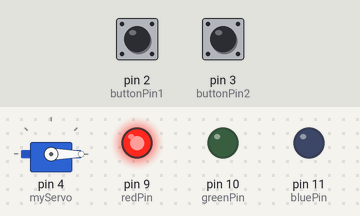
This sketch was run on a simulated Arduino Uno, built with avr-gcc and run on an emulated ATmega328P. Parts: servo, output pins drawn as LEDs (lit = HIGH). Inputs (shaded band) come from the test bench; at power-on: pin 3 (buttonPin2) LOW, pin 2 (buttonPin1) LOW.

Above: at 1.2 s.
1.3 s: pin 3 (buttonPin2) pulled HIGH for 0.15 s
At 3.5 s:
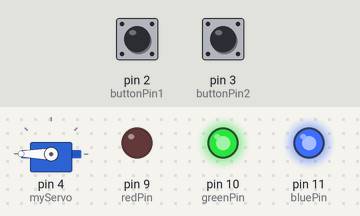
3.8 s: pin 2 (buttonPin1) pulled HIGH for 0.15 s
At 4.1 s:
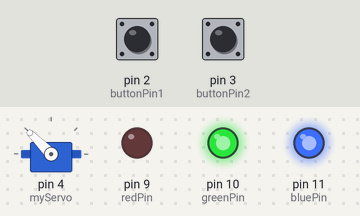
6.3 s: pin 2 (buttonPin1) pulled HIGH for 1 s
At 6.7 s:
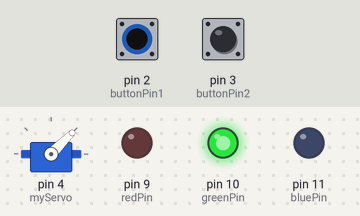
8.8 s: pin 2 (buttonPin1) pulled HIGH for 0.15 s
At 9.8 s:
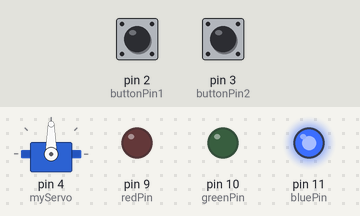
10.4 s: pin 2 (buttonPin1) pulled HIGH for 3.2 s
At 11.0 s:
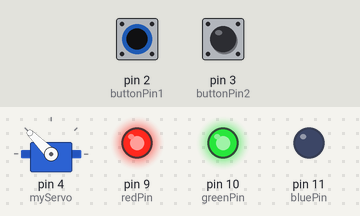
15.1 s: pin 3 (buttonPin2) pulled HIGH for 1 s
At 15.8 s:
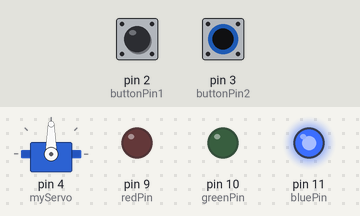
Timing chart, 0 to 18.1 s (numbered marks = the images above; inputs shaded):
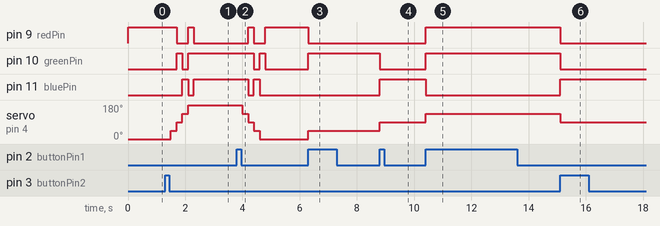

Measured:
- after the input at 1.3 s, pin 9 (redPin): HIGH → LOW after 0.40 s, → HIGH 0.40 s later, → LOW 0.20 s later; pin 10 (greenPin): LOW → HIGH after 0.40 s, → LOW 0.20 s later, → HIGH 0.20 s later
- after the input at 3.8 s, pin 9 (redPin): LOW → HIGH after 0.40 s, → LOW 0.20 s later, → HIGH 0.40 s later; pin 10 (greenPin): HIGH → LOW after 0.60 s, → HIGH 0.20 s later, → LOW 0.20 s later
- after the input at 6.3 s, pin 9 (redPin): HIGH → LOW at once; pin 10 (greenPin): LOW → HIGH at once; servo on pin 4 (myServo): 0° → 45° at once
- after the input at 8.8 s, pin 10 (greenPin): HIGH → LOW at once; pin 11 (bluePin): LOW → HIGH at once; servo on pin 4 (myServo): 45° → 90° at once
- after the input at 10.4 s, pin 9 (redPin), pin 10 (greenPin): LOW → HIGH at once; pin 11 (bluePin): HIGH → LOW at once; servo on pin 4 (myServo): 90° → 135° at once
- after the input at 15.1 s, pin 9 (redPin), pin 10 (greenPin): HIGH → LOW at once; pin 11 (bluePin): LOW → HIGH at once; servo on pin 4 (myServo): 135° → 90° at once

The sketch:

lab_10_level_3_completed_1.ino
```cpp
// Lab 10 Level 3 Completed
// Matthew Antonis
// 2023-03-23

#include <Servo.h>

Servo myServo;

int buttonPin1 = 2;
int buttonPin2 = 3;
int angle = 0;

int redPin = 9;
int greenPin = 10;
int bluePin = 11;

void setup(){
  attachInterrupt(digitalPinToInterrupt(buttonPin1),CounterClockwise,RISING);
  attachInterrupt(digitalPinToInterrupt(buttonPin2),Clockwise,RISING);
  Serial.begin(9600);
  myServo.attach(4);
  pinMode(redPin, OUTPUT);
  pinMode(greenPin, OUTPUT);
  pinMode(bluePin, OUTPUT);
}

void loop(){
  myServo.write(angle);
  if(angle == 0){
    digitalWrite(9,HIGH);
    digitalWrite(10,LOW);
    digitalWrite(11,LOW);
  }
  else if(angle == 45){
    digitalWrite(9,LOW);
    digitalWrite(10,HIGH);
    digitalWrite(11,LOW);
  }
  else if(angle == 90){
    digitalWrite(9,LOW);
    digitalWrite(10,LOW);
    digitalWrite(11,HIGH);
  }
  else if(angle == 135) {
    digitalWrite(9,HIGH);
    digitalWrite(10,HIGH);
    digitalWrite(11,LOW);
  }
  else if(angle == 180){
    digitalWrite(9,LOW);
    digitalWrite(10,HIGH);
    digitalWrite(11,HIGH);
  }
  else if (angle >180){
    for (int i = 0;i<5;i++){
     angle -= 45;
     myServo.write(angle);
     delay(200);

    if(angle == 180)
    {
    digitalWrite(9,LOW);
    digitalWrite(10,HIGH);
    digitalWrite(11,HIGH);
    }
    else if(angle == 135) {
    digitalWrite(9,HIGH);
    digitalWrite(10,HIGH);
    digitalWrite(11,LOW);
  }
   else if(angle == 90){
    digitalWrite(9,LOW);
    digitalWrite(10,LOW);
    digitalWrite(11,HIGH);
  }
    else if(angle == 45){
    digitalWrite(9,LOW);
    digitalWrite(10,HIGH);
    digitalWrite(11,LOW);
  }
   else if(angle == 0){
    digitalWrite(9,HIGH);
    digitalWrite(10,LOW);
    digitalWrite(11,LOW);
  }
  }
  }
  else if(angle <0){
    for (int i = 0;i<5;i++){
     angle += 45;
     myServo.write(angle);
     delay(200);

    if(angle == 0){
    digitalWrite(9,HIGH);
    digitalWrite(10,LOW);
    digitalWrite(11,LOW);
  }
  else if(angle == 45){
    digitalWrite(9,LOW);
    digitalWrite(10,HIGH);
    digitalWrite(11,LOW);
  }
  else if(angle == 90){
    digitalWrite(9,LOW);
    digitalWrite(10,LOW);
    digitalWrite(11,HIGH);
  }
  else if(angle == 135) {
    digitalWrite(9,HIGH);
    digitalWrite(10,HIGH);
    digitalWrite(11,LOW);
  }
  else if(angle == 180){
    digitalWrite(9,LOW);
    digitalWrite(10,HIGH);
    digitalWrite(11,HIGH);
  }
  }
  }
}

void CounterClockwise(){
angle += 45;
}

void Clockwise(){
  angle -= 45;
}
```
